Frame 1 (no input): blank canvas, image omitted
Frame 60 (the mouse pressed at the canvas centre just before this capture): blank canvas, image omitted
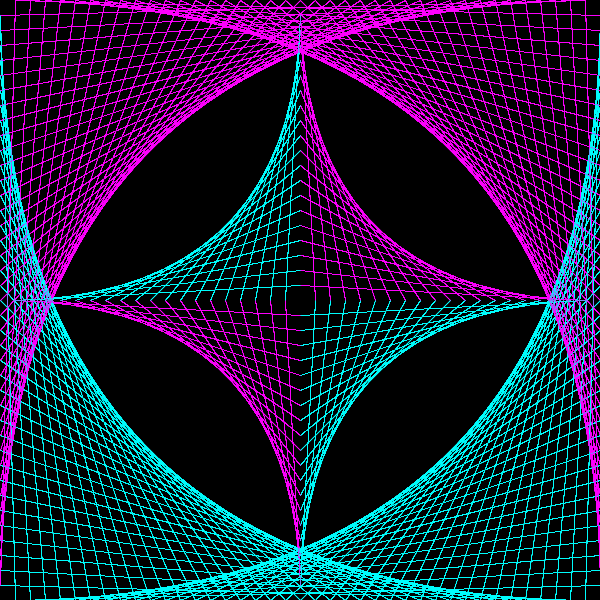
Frame 120 (the mouse held since frame 60 and released just before this capture)

The Processing sketch whose frames 1 and 60 were blank and that drew this single picture after the mouse press (run headless with seeded random() and noise(); from frame 60 on, the mouse is pressed at the canvas centre):

// Processing sketch: processing_110577
// ── processing_110577.pde

int[] xPoints = new int[40];
int[] yPoints = new int[40];
int[] xPoints2 = new int[40];
int[] centerXpoints = new int[20];
int[] centerXpoints2 = new int[20];
int[] centerYpoints = new int[20];
int[] centerYpoints2 = new int[20];

void setup() {
  size(600, 600);
  background(0);
  smooth();
  for (int i = 0; i < xPoints.length; i++) {
    xPoints[i] = width - i * width / 40;
  }
  for (int i = 0; i < yPoints.length; i++) {
    yPoints[i] = i * height / 40;
  }
  for (int i = 0; i < xPoints2.length; i++) {
    xPoints2[i] = i * width / 40;
  }
  for (int i = 0; i <centerXpoints.length; i++) {
    centerXpoints[i] = i * width / 40;
  }
  for (int i = 0; i <centerXpoints2.length; i++) {
    centerXpoints2[i] = width - i * width / 40;
  }
  for (int i = 0; i <centerYpoints.length; i++) {
    centerYpoints[i] = height / 2 - i * height / 40;
  }
  for (int i = 0; i <centerXpoints2.length; i++) {
    centerYpoints2[i] = height / 2 + i * height / 40;
  }
}


void draw() {
  strokeWeight(.01);
  for (int i = 1; i < xPoints.length; i++) {
    stroke(mouseY, 0, mouseX);
    line(xPoints[i], 0, 0, yPoints[i]);
    line(xPoints2[i], 0, height, yPoints[i]);
    stroke(0 , mouseX, mouseY);
    line(xPoints[i], height, width, yPoints[i]);
    line(xPoints2[i], width, 0, yPoints[i]);
  }
  stroke(mouseY, 0, mouseX);
  for (int i = 1; i < centerXpoints.length; i++) {
    line(centerXpoints[i], height / 2, width / 2, centerYpoints2[i]);
    line(centerXpoints2[i], height / 2, width / 2, centerYpoints[i]);
  }
  stroke(0 , mouseX, mouseY);
  for (int i = 1; i < centerXpoints.length; i++) {
    line(centerXpoints[i], height / 2, width / 2, centerYpoints[i]);
    line(centerXpoints2[i], height / 2, width / 2, centerYpoints2[i]);
  }
}
